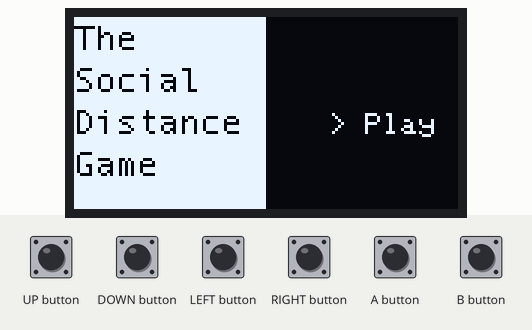
Bench run of a sketch on a simulated Arduboy, built for the host (arithmetic inside an expression is 32-bit, double 64-bit). Shown: 128×64 one-colour display. Inputs (shaded band) come from the test bench. Random numbers use the default seed unless the sketch sets one.

Above: at 1.2 s.
1.3 s: A button pressed for 0.15 s
At 1.52 s:
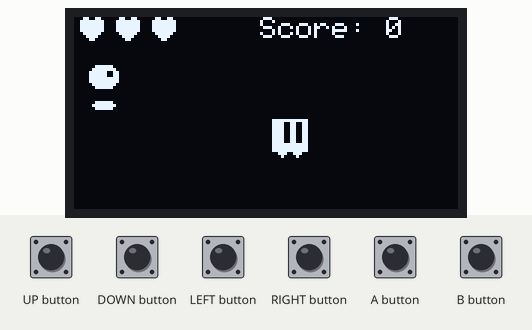
2.0 s: LEFT button pressed for 0.15 s
At 2.48 s:
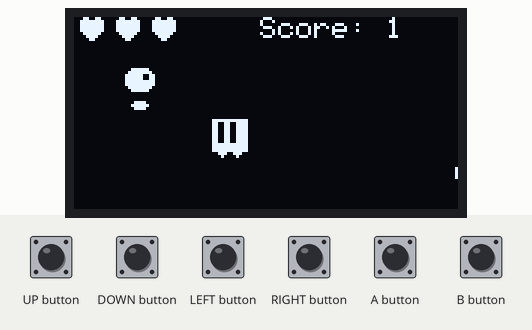
2.7 s: UP button pressed for 0.15 s
At 2.8 s:
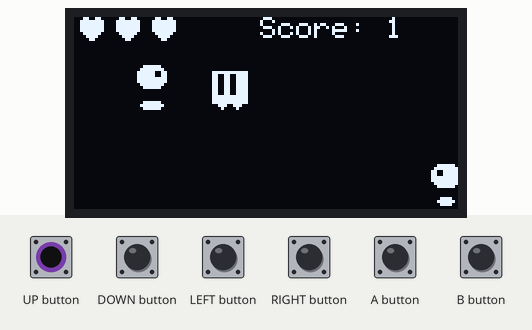
3.4 s: DOWN button pressed for 0.15 s
At 3.92 s:
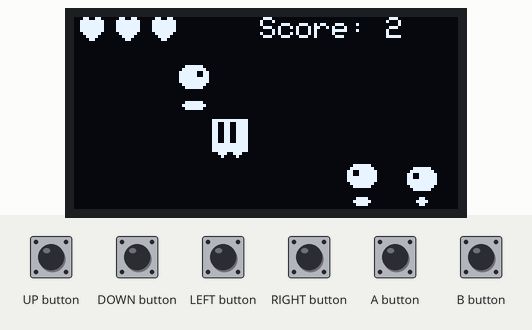
4.1 s: RIGHT button pressed for 0.15 s
At 4.4 s:
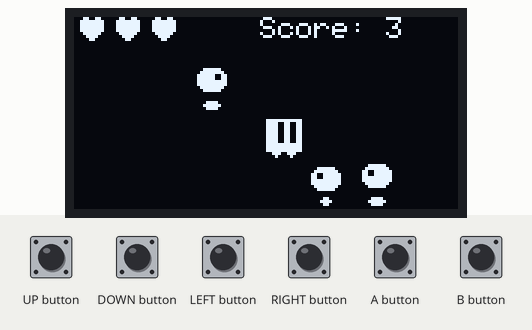
4.8 s: UP button pressed for 1 s
At 5.21 s:
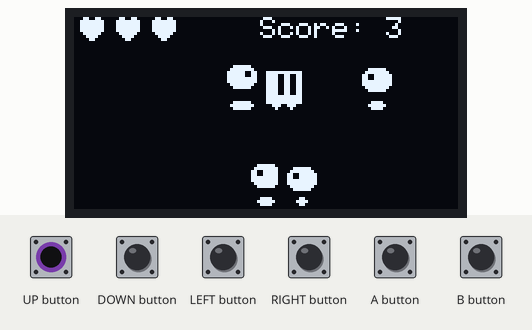
Timing chart, 0 to 7.8 s (numbered marks = the images above; inputs shaded):
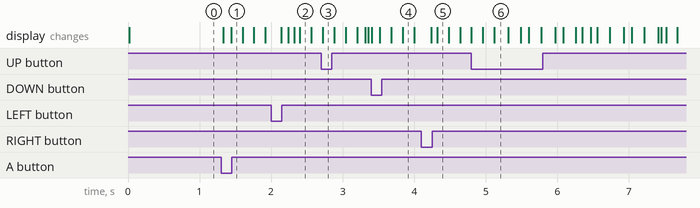

The sketch:

TheSocialDistanceGame.ino
```cpp
// Marcus Sanatan (msanatan)
// March 24th, 2020
// The Social Distance Game

#include <Arduboy2.h>
#include <ArduboyTones.h>

#include "src/Pedestrian.h"
#include "src/Player.h"
#include "src/audio.h"
#include "src/images.h"
Arduboy2 arduboy;
ArduboyTones sound(arduboy.audio.enabled);

const int FPS = 60;
unsigned long previousTime = 0;
float totalSeconds = 0;
bool paused = false;
int score = 0;
enum state { MENU, PLAYING, GAMEOVER };
state gameState;

// HUD
int heartX = 2;
int heartXSeparator = 12;
int heartY = 0;

// Player
Player player;
Rect playerRect;

// Pedestrians
const int MAX_PEDESTRIANS = 8;
const int PEDESTRIAN_SPAWN_TIME = 1;  // Spawn roughly every 2 seconds
int lastSpawnTime = 0;
int spawnSecondCount = 0;
// Create array of pedestrians
Pedestrian pedestrians[MAX_PEDESTRIANS];
bool updatePedestrianFrame;
bool movePedestrians;
int activePedestrians = 0;

// addPedestrians initializes
void addPedestrians(int i) {
  if (activePedestrians < MAX_PEDESTRIANS) {
    int side = random(0, 2);
    pedestrians[i].x = (side == 1) ? WIDTH : 0;
    int lane = random(1, 4);
    int pedestrianSpeed = random(2, 9);
    pedestrians[i].y = pedestrians[i].getSize() * lane;
    pedestrians[i].speedX = (side == 1) ? -pedestrianSpeed : pedestrianSpeed;
    // Selet frame based on direction pedestrian is going
    if (pedestrians[i].speedX < 0) {
      pedestrians[i].frame = 0;
    } else {
      pedestrians[i].frame = 4;
    }
    pedestrians[i].active = true;
    activePedestrians++;
  }
}

void reset() {
  // Reset player properties
  player.x = WIDTH / 2;
  player.y = HEIGHT / 2;
  player.lives = 3;
  player.frame = 0;
  player.lastHit = 0;
  player.justHit = false;

  // Reset Pedestrians
  for (int i = 0; i < MAX_PEDESTRIANS; i++) {
    pedestrians[i].x = -20;
    pedestrians[i].active = false;
  }

  // Reset other global properties
  activePedestrians = 0;
  updatePedestrianFrame = false;
  movePedestrians = false;
  lastSpawnTime = 0;
  spawnSecondCount = 0;
  score = 0;
  totalSeconds = 0;
  previousTime = millis();
  paused = false;

  // Let's put one pedestrian in the mix
  addPedestrians(0);
}

void setup() {
  arduboy.begin();
  arduboy.clear();
  arduboy.initRandomSeed();
  arduboy.setFrameRate(FPS);
  gameState = MENU;
  arduboy.clear();
}

void loop() {
  if (!arduboy.nextFrame()) {
    return;
  }
  arduboy.pollButtons();

  switch (gameState) {
    case MENU: {
      arduboy.clear();
      // If the user presses a button, they will play
      if (arduboy.justPressed(A_BUTTON) || arduboy.justPressed(B_BUTTON)) {
        reset();
        gameState = PLAYING;
      }

      Sprites::drawOverwrite(0, 0, title, 0);
      arduboy.setCursor(2 * WIDTH / 3, HEIGHT / 2);
      arduboy.print("> Play");
      break;
    }
    case PLAYING: {
      // Check if game over
      if (player.lives == 0) {
        gameState = GAMEOVER;
        return;
      }

      arduboy.clear();

      // Handle pausing mechanics
      if (arduboy.justPressed(A_BUTTON) || arduboy.justPressed(B_BUTTON)) {
        paused = !paused;
        previousTime = millis();
      }

      if (paused) {
        return;
      }

      // Manually get delta time
      unsigned long currentTime = millis();
      unsigned long deltaTime = currentTime - previousTime;
      previousTime = currentTime;
      float deltaSeconds = deltaTime * (1.0f / 1000.0f);
      // Add it to our total time
      totalSeconds += deltaSeconds;
      // Convert to integer to update our score
      score = static_cast<int>(totalSeconds);

      // HUD
      for (int i = 0; i < player.lives; i++) {
        int xPosition = heartX + (i * heartXSeparator);
        Sprites::drawOverwrite(xPosition, heartY, heart, 0);
      }
      arduboy.setCursor(62, 0);
      arduboy.print("Score: ");
      arduboy.print(score);

      // Check if player is still justHit
      if (player.justHit) {
        unsigned long timeSinceHit = currentTime - player.lastHit;
        float lastHitSeconds = timeSinceHit * (1.0f / 1000.0f);

        if (static_cast<int>(lastHitSeconds) >=
            player.getInvincibilityDuration()) {
          player.justHit = false;
        }
      }

      // Move player
      if (arduboy.pressed(LEFT_BUTTON) && player.x > 0) {
        player.x = player.x - player.speedX;
        player.frame = 1;
      } else if (arduboy.pressed(RIGHT_BUTTON) &&
                 player.x + player.getSize() < WIDTH) {
        player.x = player.x + player.speedX;
        player.frame = 0;
      }

      if (arduboy.justPressed(UP_BUTTON) && player.y > 16) {
        player.y = player.y - player.speedY;
      } else if (arduboy.justPressed(DOWN_BUTTON) &&
                 player.y + player.getSize() < HEIGHT) {
        player.y = player.y + player.speedY;
      }

      // Flag the pedestrian to move
      if (arduboy.everyXFrames(10)) {
        movePedestrians = true;
      }

      // Update the frame of the Pedestrian
      if (arduboy.everyXFrames(20)) {
        updatePedestrianFrame = true;
      }

      int nextActive = -1;

      // Update pedestrians
      playerRect = player.getRect();
      for (int i = 0; i < MAX_PEDESTRIANS; i++) {
        // If the sprite is not active, there's not much to update
        // However, we mark it as the next available sprite to use
        if (!pedestrians[i].active) {
          if (nextActive == -1) {
            nextActive = i;
          }
          continue;
        }

        // Move active pedestrians
        if (movePedestrians) {
          if (pedestrians[i].active) {
            pedestrians[i].x += pedestrians[i].speedX;
            pedestrians[i].y += pedestrians[i].speedY;
          }
        }

        // Check for collisions
        if (arduboy.collide(pedestrians[i].getRect(), playerRect) &&
            !player.justHit) {
          --player.lives;
          player.justHit = true;
          player.lastHit = millis();
          sound.tones(player_hit_sfx);
        }

        // Set pedestrians off the screen to be inactive
        if (pedestrians[i].x >= WIDTH + 10 || pedestrians[i].x < -18) {
          pedestrians[i].active = false;
          activePedestrians--;
        }

        if (updatePedestrianFrame) {
          pedestrians[i].nextFrame();
        }
      }

      // Reset pedestrian flags
      updatePedestrianFrame = false;
      movePedestrians = false;

      // Add a new pedestrian
      // We use the lastSpawnTime to ensure that many frames in a second
      // don't keep spawning pedestrians
      if (score % PEDESTRIAN_SPAWN_TIME == 0 && score != lastSpawnTime) {
        addPedestrians(nextActive);
        lastSpawnTime = score;
      }

      // Draw pedestrians
      for (int i = 0; i < MAX_PEDESTRIANS; i++) {
        Sprites::drawOverwrite(pedestrians[i].x, pedestrians[i].y,
                               pedestrianSprite, pedestrians[i].frame);
      }

      if (!player.justHit) {
        Sprites::drawOverwrite(player.x, player.y, playerSprite, player.frame);
      } else {
        // Let's make the Sprite flicker
        if (arduboy.everyXFrames(6)) {
          Sprites::drawOverwrite(player.x, player.y, playerSprite,
                                 player.frame);
        }
      }
    } break;
    case GAMEOVER: {
      // If the user presses a button, send them back to the title
      if (arduboy.justPressed(A_BUTTON) || arduboy.justPressed(B_BUTTON)) {
        gameState = MENU;
      }

      arduboy.clear();
      arduboy.setTextSize(2);
      arduboy.print("Game Over");
      arduboy.setCursor(0, 20);
      arduboy.print("Score:");
      arduboy.print(score);
      arduboy.setTextSize(1);
      arduboy.setCursor(0, 50);
      arduboy.print("Press A to continue");
    } break;
  }
  // Render the state of the game scene
  arduboy.display();
}
```

audio.h
```cpp
#ifndef SONG_H
#define SONG_H

#define Song const uint16_t PROGMEM

Song player_hit_sfx[] = {
    //"Track channel 0"
    0x9D, 24,  // FX: SET TEMPO: tempo = 24
    0x40, 48,  // FX: SET VOLUME: volume = 4
    TONES_END};

#endif
```

pedestrian.cpp
```cpp
#include "Pedestrian.h"

Rect Pedestrian::getRect() {
  return Rect{this->x + 3, this->y, 10, this->size};
}

int Pedestrian::getSize() { return size; }

void Pedestrian::nextFrame() {
  // First 3 frames if moving to the right
  if (speedX < 0) {
    if (frame == 3) {
      frame = 0;
    } else {
      frame++;
    }
  } else {  // Last 3 frames if moving to the left
    if (frame == 7) {
      frame = 4;
    } else {
      frame++;
    }
  }
}
```

pedestrian.h
```cpp
#ifndef PEDESTRIAN_H
#define PEDESTRIAN_H

#include <Arduboy2.h>

class Pedestrian {
 private:
  int size = 16;

 public:
  int x = -20;  // So they will be offscreen when initialized
  int y;
  int speedX;
  int speedY;
  int frame;
  bool active;

  Rect getRect();
  int getSize();
  void nextFrame();
};

#endif  // !PEDESTRIAN_H
```

player.cpp
```cpp
#include "Player.h"

Player::Player() {
  this->x = WIDTH / 2;
  this->y = HEIGHT / 2;
  this->speedX = 2;
  this->speedY = 16;
  this->size = 16;
  this->invincibilityDuration = 1;
  this->lives = 3;
  this->frame = 0;
  this->lastHit = 0;
  this->justHit = false;
}

Rect Player::getRect() { return Rect{this->x + 2, this->y, 12, this->size}; }

int Player::getSize() { return this->size; }

int Player::getInvincibilityDuration() { return this->invincibilityDuration; }
```

player.h
```cpp
#ifndef PLAYER_H
#define PLAYER_H

#include <Arduboy2.h>

class Player {
 private:
  int size = 16;
  int invincibilityDuration = 1;

 public:
  int x;
  int y;
  int speedX;
  int speedY;
  int lives;
  int frame;
  unsigned long lastHit;
  bool justHit;

  Player();
  Rect getRect();
  int getSize();
  int getInvincibilityDuration();
};

#endif  // !PLAYER_H
```

Source omitted: images.h (data table, 6987 bytes)

Measured:
- after the input at 1.3 s, the display: first changes at once (image 1 shows a later state)
